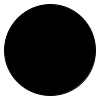
Frame 1 (no input)
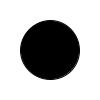
Frame 60 (the mouse pressed at the canvas centre just before this capture)
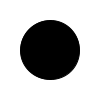
Frame 120 (the mouse held since frame 60 and released just before this capture)

The Processing sketch that drew these frames (run headless with seeded random() and noise(); from frame 60 on, the mouse is pressed at the canvas centre):

// Processing sketch: sketch_211103d
// ── sketch_211103d.pde
void setup() {
}

void draw() {
  background(255);
  fill(0);
  float perlin = noise(frameCount/100.0);
  ellipse(width/2,height/2,150*perlin,150*perlin); 
}
